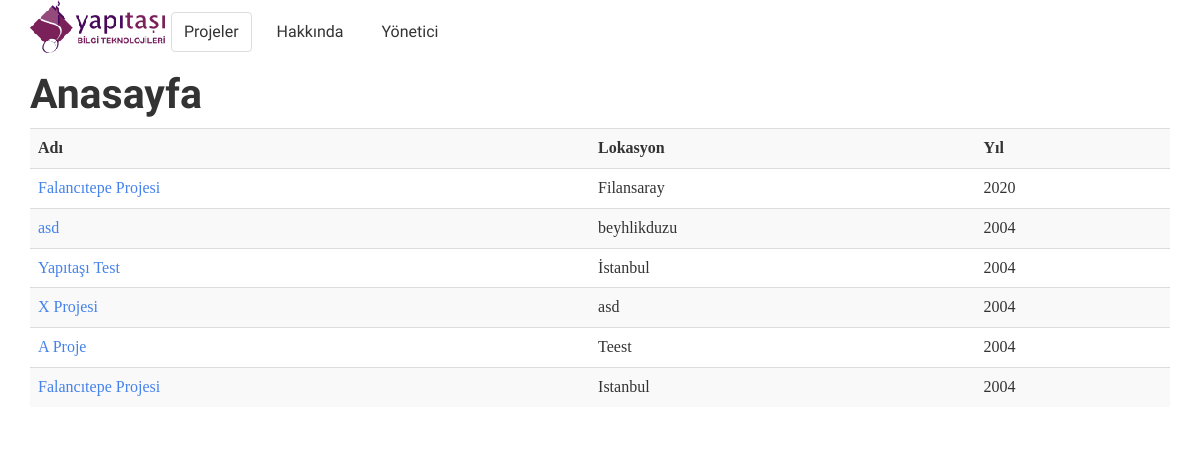
Before: /unit/ with the older database file.
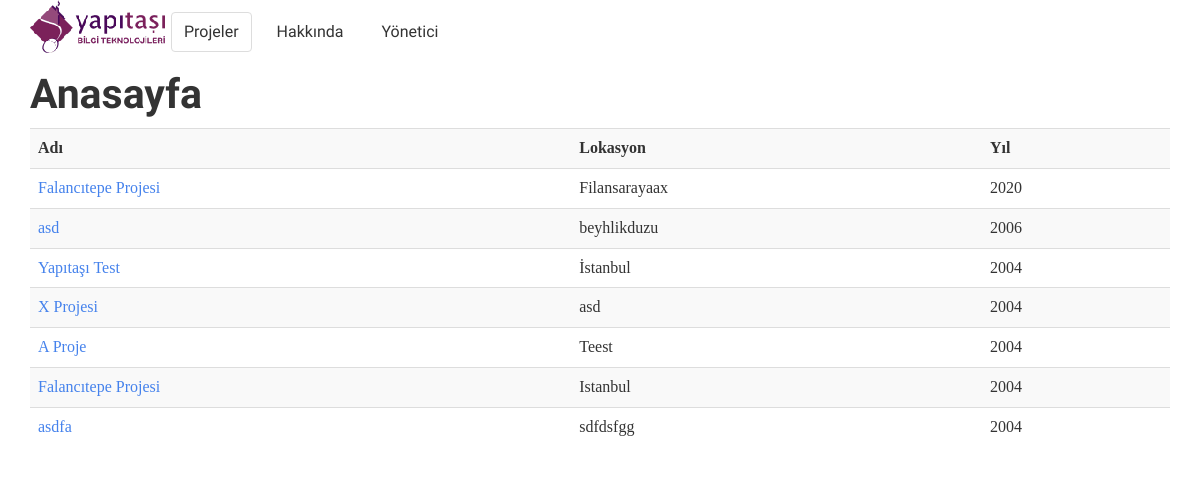
After: the same page with the newer database file.
### unit/models.py (models this page shows, shortened)
class Project(models.Model):
    name = models.CharField('project_name', max_length=80)
    city = models.CharField('project_city', max_length=80)
    year = models.IntegerField('launch_year')
    class Meta:
        unique_together = ('name', 'city',)

### unit/views.py (the view)
def index(request):
    projects = Project.objects.all()
    context = {'project_list': projects}
    return render(request, 'unit/index.html', context)

### unit/templates/unit/index.html (shortened to what this page needs)
{% extends 'common/base.html' %}
{% block content %}
<h1>Anasayfa</h1>
    <table class="table table-striped table-hover">
    <tr>
        <th>Adı</th>
        <th>Lokasyon</th>
        <th>Yıl</th>
    </tr>
    {% for project in project_list %}
    <tr>
    <td><a href="{% url 'project' project.id %}">{{  project.name }}</a></td>
    <td>{{ project.city }}</td>
    <td>{{ project.year }}</td>
    </tr>
    {% endfor %}
    </table>
{%  endblock content %}

Changed rows visible on the page:
changed Project: city "Filansaray" → "Filansarayaax"
changed Project "beyhlikduzu": year "2004" → "2006"
added Project: name "asdfa", city "sdfdsfgg", year "2004"
